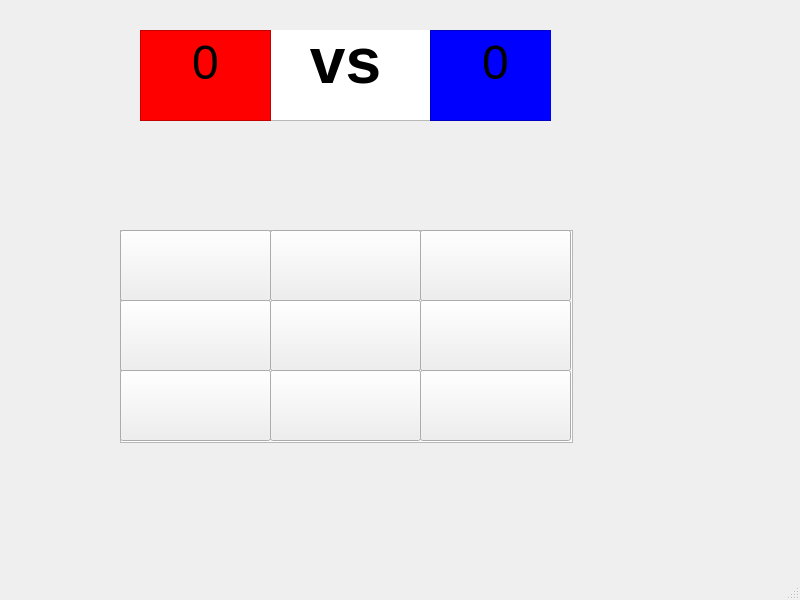
<?xml version="1.0" encoding="UTF-8"?>
<ui version="4.0">
 <class>SUS</class>
 <widget class="QMainWindow" name="SUS">
  <property name="geometry">
   <rect>
    <x>0</x>
    <y>0</y>
    <width>800</width>
    <height>600</height>
   </rect>
  </property>
  <property name="windowTitle">
   <string>MainWindow</string>
  </property>
  <widget class="QWidget" name="centralwidget">
   <widget class="QTreeView" name="treeView">
    <property name="geometry">
     <rect>
      <x>120</x>
      <y>230</y>
      <width>453</width>
      <height>213</height>
     </rect>
    </property>
   </widget>
   <widget class="QPushButton" name="pushButton10">
    <property name="geometry">
     <rect>
      <x>120</x>
      <y>300</y>
      <width>151</width>
      <height>71</height>
     </rect>
    </property>
    <property name="text">
     <string/>
    </property>
   </widget>
   <widget class="QPushButton" name="pushButton20">
    <property name="geometry">
     <rect>
      <x>120</x>
      <y>370</y>
      <width>151</width>
      <height>71</height>
     </rect>
    </property>
    <property name="text">
     <string/>
    </property>
   </widget>
   <widget class="QPushButton" name="pushButton00">
    <property name="geometry">
     <rect>
      <x>120</x>
      <y>230</y>
      <width>151</width>
      <height>71</height>
     </rect>
    </property>
    <property name="text">
     <string/>
    </property>
   </widget>
   <widget class="QPushButton" name="pushButton01">
    <property name="geometry">
     <rect>
      <x>270</x>
      <y>230</y>
      <width>151</width>
      <height>71</height>
     </rect>
    </property>
    <property name="text">
     <string/>
    </property>
   </widget>
   <widget class="QPushButton" name="pushButton11">
    <property name="geometry">
     <rect>
      <x>270</x>
      <y>300</y>
      <width>151</width>
      <height>71</height>
     </rect>
    </property>
    <property name="text">
     <string/>
    </property>
   </widget>
   <widget class="QPushButton" name="pushButton21">
    <property name="geometry">
     <rect>
      <x>270</x>
      <y>370</y>
      <width>151</width>
      <height>71</height>
     </rect>
    </property>
    <property name="text">
     <string/>
    </property>
   </widget>
   <widget class="QPushButton" name="pushButton22">
    <property name="geometry">
     <rect>
      <x>420</x>
      <y>370</y>
      <width>151</width>
      <height>71</height>
     </rect>
    </property>
    <property name="text">
     <string/>
    </property>
   </widget>
   <widget class="QPushButton" name="pushButton12">
    <property name="geometry">
     <rect>
      <x>420</x>
      <y>300</y>
      <width>151</width>
      <height>71</height>
     </rect>
    </property>
    <property name="text">
     <string/>
    </property>
   </widget>
   <widget class="QPushButton" name="pushButton02">
    <property name="geometry">
     <rect>
      <x>420</x>
      <y>230</y>
      <width>151</width>
      <height>71</height>
     </rect>
    </property>
    <property name="text">
     <string/>
    </property>
   </widget>
   <widget class="QWidget" name="widget" native="true">
    <property name="geometry">
     <rect>
      <x>140</x>
      <y>30</y>
      <width>411</width>
      <height>91</height>
     </rect>
    </property>
    <widget class="QTextEdit" name="textEdit">
     <property name="geometry">
      <rect>
       <x>120</x>
       <y>-10</y>
       <width>171</width>
       <height>101</height>
      </rect>
     </property>
     <property name="html">
      <string>&lt;!DOCTYPE HTML PUBLIC &quot;-//W3C//DTD HTML 4.0//EN&quot; &quot;http://www.w3.org/TR/REC-html40/strict.dtd&quot;&gt;
&lt;html&gt;&lt;head&gt;&lt;meta name=&quot;qrichtext&quot; content=&quot;1&quot; /&gt;&lt;meta charset=&quot;utf-8&quot; /&gt;&lt;style type=&quot;text/css&quot;&gt;
p, li { white-space: pre-wrap; }
hr { height: 1px; border-width: 0; }
li.unchecked::marker { content: &quot;\2610&quot;; }
li.checked::marker { content: &quot;\2612&quot;; }
&lt;/style&gt;&lt;/head&gt;&lt;body style=&quot; font-family:'Segoe UI'; font-size:9pt; font-weight:400; font-style:normal;&quot;&gt;
&lt;p align=&quot;center&quot; style=&quot; margin-top:0px; margin-bottom:0px; margin-left:0px; margin-right:0px; -qt-block-indent:0; text-indent:0px;&quot;&gt;&lt;span style=&quot; font-size:48pt; font-weight:700;&quot;&gt;vs&lt;/span&gt;&lt;/p&gt;&lt;/body&gt;&lt;/html&gt;</string>
     </property>
    </widget>
    <widget class="QTextEdit" name="textEdit_2">
     <property name="geometry">
      <rect>
       <x>0</x>
       <y>0</y>
       <width>131</width>
       <height>91</height>
      </rect>
     </property>
     <property name="styleSheet">
      <string notr="true">background-color: rgb(255, 0, 0);
border-color: rgb(85, 255, 127);
</string>
     </property>
     <property name="html">
      <string>&lt;!DOCTYPE HTML PUBLIC &quot;-//W3C//DTD HTML 4.0//EN&quot; &quot;http://www.w3.org/TR/REC-html40/strict.dtd&quot;&gt;
&lt;html&gt;&lt;head&gt;&lt;meta name=&quot;qrichtext&quot; content=&quot;1&quot; /&gt;&lt;meta charset=&quot;utf-8&quot; /&gt;&lt;style type=&quot;text/css&quot;&gt;
p, li { white-space: pre-wrap; }
hr { height: 1px; border-width: 0; }
li.unchecked::marker { content: &quot;\2610&quot;; }
li.checked::marker { content: &quot;\2612&quot;; }
&lt;/style&gt;&lt;/head&gt;&lt;body style=&quot; font-family:'Segoe UI'; font-size:9pt; font-weight:400; font-style:normal;&quot;&gt;
&lt;p align=&quot;center&quot; style=&quot; margin-top:0px; margin-bottom:0px; margin-left:0px; margin-right:0px; -qt-block-indent:0; text-indent:0px;&quot;&gt;&lt;span style=&quot; font-size:36pt;&quot;&gt;0&lt;/span&gt;&lt;/p&gt;&lt;/body&gt;&lt;/html&gt;</string>
     </property>
    </widget>
    <widget class="QTextEdit" name="textEdit_3">
     <property name="geometry">
      <rect>
       <x>290</x>
       <y>0</y>
       <width>131</width>
       <height>91</height>
      </rect>
     </property>
     <property name="styleSheet">
      <string notr="true">background-color: rgb(0, 0, 255);</string>
     </property>
     <property name="html">
      <string>&lt;!DOCTYPE HTML PUBLIC &quot;-//W3C//DTD HTML 4.0//EN&quot; &quot;http://www.w3.org/TR/REC-html40/strict.dtd&quot;&gt;
&lt;html&gt;&lt;head&gt;&lt;meta name=&quot;qrichtext&quot; content=&quot;1&quot; /&gt;&lt;meta charset=&quot;utf-8&quot; /&gt;&lt;style type=&quot;text/css&quot;&gt;
p, li { white-space: pre-wrap; }
hr { height: 1px; border-width: 0; }
li.unchecked::marker { content: &quot;\2610&quot;; }
li.checked::marker { content: &quot;\2612&quot;; }
&lt;/style&gt;&lt;/head&gt;&lt;body style=&quot; font-family:'Segoe UI'; font-size:9pt; font-weight:400; font-style:normal;&quot;&gt;
&lt;p align=&quot;center&quot; style=&quot; margin-top:0px; margin-bottom:0px; margin-left:0px; margin-right:0px; -qt-block-indent:0; text-indent:0px;&quot;&gt;&lt;span style=&quot; font-size:36pt;&quot;&gt;0&lt;/span&gt;&lt;/p&gt;&lt;/body&gt;&lt;/html&gt;</string>
     </property>
    </widget>
   </widget>
  </widget>
  <widget class="QMenuBar" name="menubar">
   <property name="geometry">
    <rect>
     <x>0</x>
     <y>0</y>
     <width>800</width>
     <height>22</height>
    </rect>
   </property>
  </widget>
  <widget class="QStatusBar" name="statusbar"/>
 </widget>
 <resources/>
 <connections/>
</ui>
